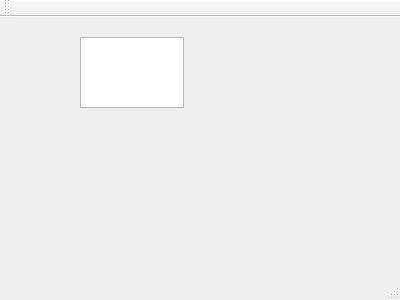
<?xml version="1.0" encoding="UTF-8"?>
<ui version="4.0">
 <class>MainWindow</class>
 <widget class="QMainWindow" name="MainWindow">
  <property name="geometry">
   <rect>
    <x>0</x>
    <y>0</y>
    <width>400</width>
    <height>300</height>
   </rect>
  </property>
  <property name="windowTitle">
   <string>MainWindow</string>
  </property>
  <widget class="QWidget" name="centralWidget">
   <widget class="QTextEdit" name="textEdit">
    <property name="geometry">
     <rect>
      <x>80</x>
      <y>20</y>
      <width>104</width>
      <height>71</height>
     </rect>
    </property>
   </widget>
  </widget>
  <widget class="QMenuBar" name="menuBar">
   <property name="geometry">
    <rect>
     <x>0</x>
     <y>0</y>
     <width>400</width>
     <height>21</height>
    </rect>
   </property>
  </widget>
  <widget class="QToolBar" name="mainToolBar">
   <attribute name="toolBarArea">
    <enum>TopToolBarArea</enum>
   </attribute>
   <attribute name="toolBarBreak">
    <bool>false</bool>
   </attribute>
  </widget>
  <widget class="QStatusBar" name="statusBar"/>
 </widget>
 <layoutdefault spacing="6" margin="11"/>
 <resources/>
 <connections/>
</ui>
